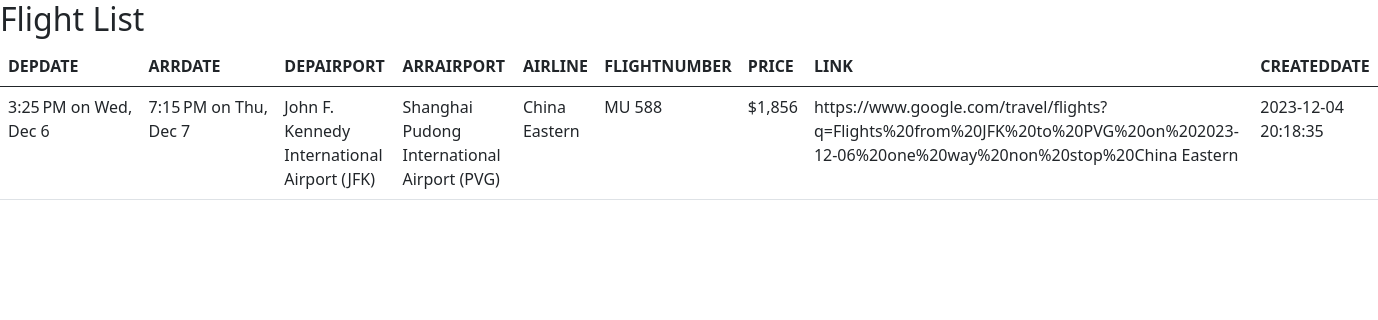
Before: / with the older database file.
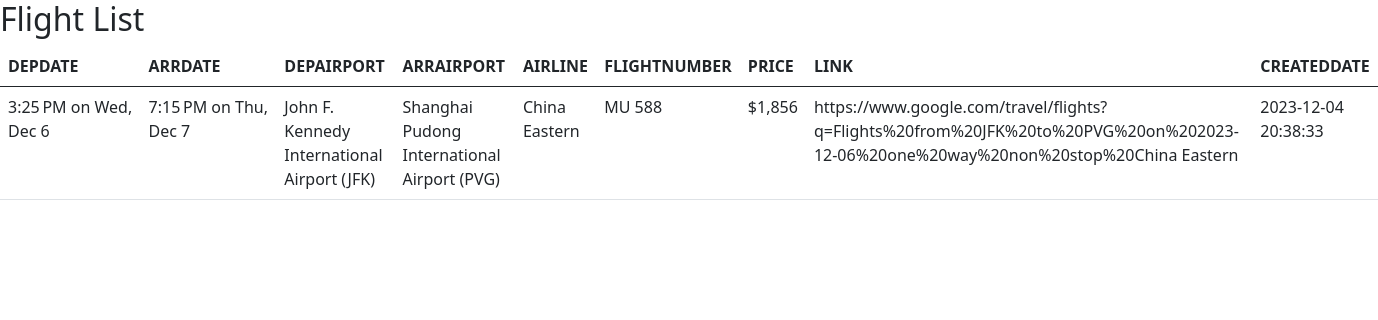
After: the same page with the newer database file.
### tables this page shows
CREATE TABLE FLIGHTINFO(
    DRP_DATETIME TEXT, 
    ARR_DATETIME TEXT, 
    DEP_AIRPORT TEXT, 
    ARR_AIRPORT TEXT, 
    AIRLINE TEXT, 
    FLIGHTNUMBER TEXT, 
    PRICE TEXT, 
    LINK TEXT, 
    CREATEDDATE TEXT
    );

### app.py (the view)
@app.route('/')
def index():
    conn = get_db()
    posts = conn.execute('SELECT * FROM FLIGHTINFO').fetchall()
    conn.close()
    return render_template('index.html', flight_lists=posts)

### app.py (called while the page is built)
def get_db():
    db = getattr(g, '_database', None)
    if db is None:
        db = g._database = sqlite3.connect(DATABASE)
        db.row_factory = sqlite3.Row
    return db

@app.teardown_appcontext
def close_connection(exception):
    db = getattr(g, '_database', None)
    if db is not None:
        db.close()

### template/index.html (shortened to what this page needs)
<!DOCTYPE html>
<html lang="en-US" dir="ltr">
<head>
    <link rel="stylesheet"
	href="https://cdn.jsdelivr.net/npm/bootstrap@5.0.2/dist/css/bootstrap.min.css" >
</head>
<body>
    <h2>Flight List</h2>
    <table class="table">
        <thead>
            <tr>
            <th scope="col">DEPDATE</th>
            <th scope="col">ARRDATE</th>
            <th scope="col">DEPAIRPORT</th>
            <th scope="col">ARRAIRPORT</th>
            <th scope="col">AIRLINE</th>
            <th scope="col">FLIGHTNUMBER</th>
            <th scope="col">PRICE</th>
            <th scope="col">LINK</th>
            <th scope="col">CREATEDDATE</th>
            </tr>
        </thead>
        <tbody>
            {% for fl in flight_lists %}
                <tr>
                    <td>{{ fl['DRP_DATETIME']}}</td>
                    <td>{{ fl['ARR_DATETIME']}}</td>
                    <td>{{ fl['DEP_AIRPORT']}}</td>
                    <td>{{ fl['ARR_AIRPORT']}}</td>
                    <td>{{ fl['AIRLINE']}}</td>
                    <td>{{ fl['FLIGHTNUMBER']}}</td>
                    <td>{{ fl['PRICE']}}</td>
                    <td>{{ fl['LINK']}}</td>
                    <td>{{ fl['CREATEDDATE']}}</td>
                </tr>
            {% endfor %}
        </tbody>
    </table>
</body>

Changed rows visible on the page:
changed FLIGHTINFO "3:25 PM on Wed, Dec 6": CREATEDDATE "2023-12-04 20:18:35" → "2023-12-04 20:38:33"
